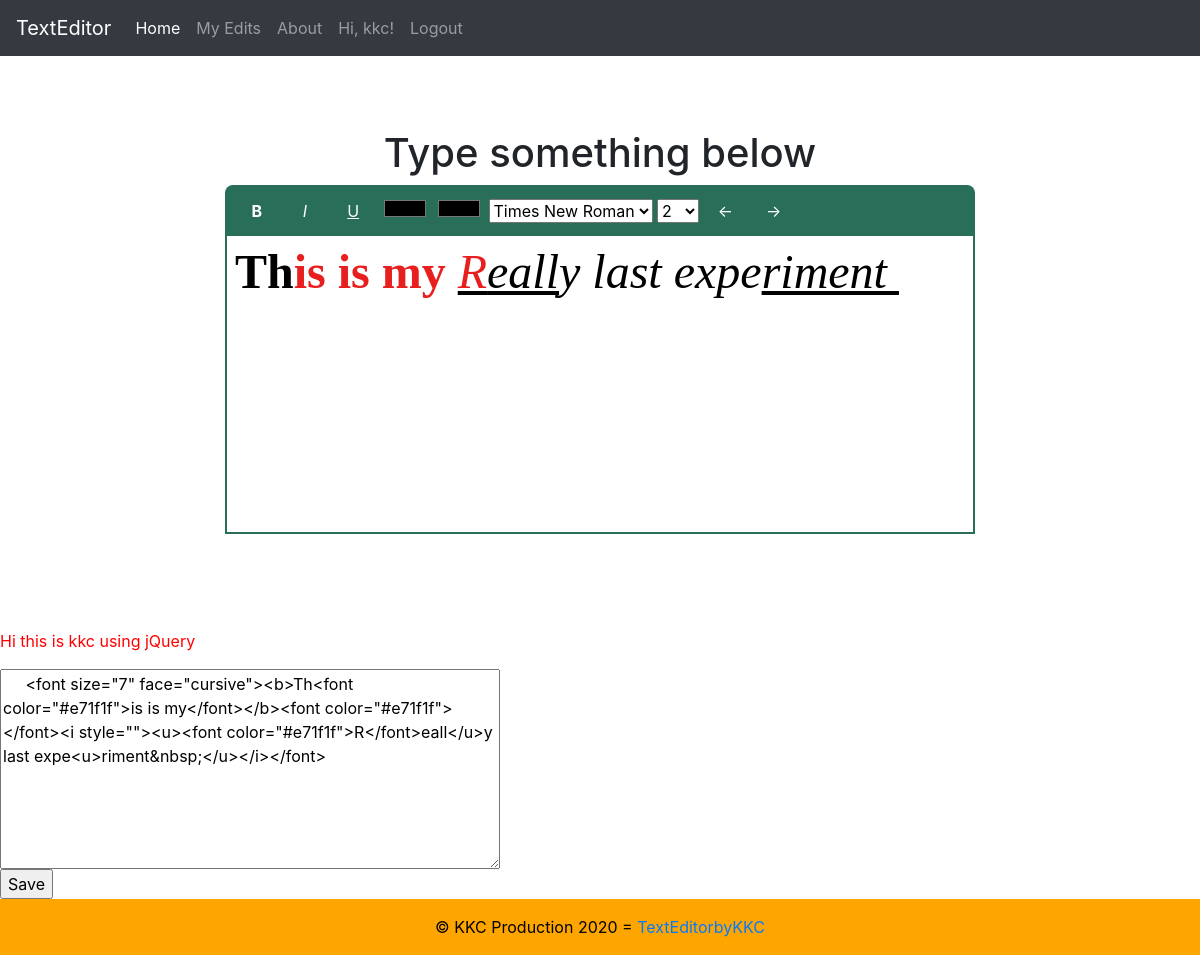
The app's page /index (signed in) with its own data.
### app/models.py (models this page shows, shortened)
class User(UserMixin, db.Model):
    id = db.Column(db.Integer, primary_key=True)
    username = db.Column(db.String(64), index=True, unique=True)
    email = db.Column(db.String(120), index=True, unique=True)
    password_hash = db.Column(db.String(128))

class EditorData(db.Model):
    id = db.Column(db.Integer, primary_key=True)
    html= db.Column(db.Text)
    user_id = db.Column(db.Integer, db.ForeignKey('user.id'))

### app/routes.py (the view)
@app.route('/', methods=['GET', 'POST'])
@app.route('/index', methods=['GET', 'POST'])
@login_required
def index():
    data = EditorData.query.order_by(EditorData.id.desc()).first()
    print(data.html)
    if request.method == 'POST':
        new_data = EditorData(html=request.form.get('textpad'))
        db.session.add(new_data)
        db.session.commit()
        return render_template('index.html',  title='Home', data=data.html)
    return render_template('index.html',  title='Home', data=data.html)

### app/models.py (called while the page is built)
@login.user_loader
def load_user(id):
    return User.query.get(int(id))

### app/templates/index.html (shortened to what this page needs)
    {% extends "base.html" %}
    {% block content %}
    <center><h1> Type something below</h1></center>
  <div id="textEditor">
    <div id='theRibbon'>
          <button id="boldbutton" title="Bold"><b>B</b></button>
          <button id="italicbutton" title="Italic"><em>I</em></button>
          <button id="underlinebutton" title="Underline"><u>U</u></button>
          <input type="color" id="fontcolor" title="Change Font Colour">
          <input type="color" id="highlighter" title="Highlight Text">
          <select id="fontChanger">
              <option value="Times New Roman"> Times New Roman</option>
          </select>
          <select id="fontSizeChanger">
            <script>
              for(var i=1; i<20;i++){
                i++;
                document.write("<option value='"+i+"'>"+i+"</option>");
              }
            </script>
          </select>
          <button id="Undo" title="Undo">&larr;</button>
          <button id="Redo" title="Redo">&rarr;</button>
        </div>
    <div id="richTextArea">
      <iframe id="WYSIWYG" name="WYSIWYG" frameborder="0" ></iframe>
    </div>
  </div>
  <br><br>  <br><br>  <br><br>
  <p>Hi this is kkc using jQuery</p>
  <form method="POST">
      <textarea id="textpad" name="textpad" style="width:500px;height:200px;display:block;"> {{ data }}</textarea>
      <input type="submit" value="Save" >
  </form>
  {% endblock %}

### app/templates/base.html (shortened to what this page needs)
<!DOCTYPE html>
<html lang="en">
<head>
    <link rel="stylesheet" href="https://stackpath.bootstrapcdn.com/bootstrap/4.1.3/css/bootstrap.min.css">
</head>
<body>
  <div class="fixed-top">
  <nav class="navbar navbar-expand-lg navbar-dark bg-dark">
    <a class="navbar-brand" href="{{url_for('index')}}">TextEditor</a>
    <div class="collapse navbar-collapse" id="navbarSupportedContent">
      <ul class="navbar-nav mr-auto">
        <li class="nav-item active">
          <a class="nav-link" href="{{ url_for('index') }}">Home<span class="sr-only">(current)</span></a>
        </li>
        {% if current_user.is_anonymous %}
        <li class="nav-item">
          <a class="nav-link" href="{{ url_for('login') }}">login</a>
        </li>
        {% else %}
        <li class="nav-item">
          <a class="nav-link" href="/myedits">My Edits</a>
        </li>
        <li class="nav-item">
          <a class="nav-link" href="/about">About</a>
        </li>
        <li class="nav-item">
         <a class="nav-link"> Hi, {{ current_user.username }}!</a></li>
        <li class="nav-item">
          <a class="nav-link" href="{{ url_for('logout') }}">Logout</a></li>
        {% endif %}
      </ul>
    </div>
  </nav>
  </div>
        <h1 style="color: white;">
        </h1>
        <br><br><br><br>
        {% block content %}{% endblock %}
  <div class="footer-copyright text-center py-3" style="background-color: orange; color: black; position: relative;">© KKC Production 2020 =
    <a href="{{ url_for('index')}}"> TextEditorbyKKC</a>
  </div>
</body>
</html>

### app/templates/base.html (style rules this page uses)
div#textEditor { margin: 0 auto; width: 750px ; height: 300px; }
div#theRibbon { border-bottom: none; padding: 10px; background-color:rgb(40,110,89); color: white; border-radius: 8px 8px 0px 0px; }
div#richTextArea { border: 2px solid rgb(40,110,89); height: 100%; width: 750px; }
iframe#WYSIWYG { height:100%; width: 100%; }
body { overflow: auto; }
button { width: 5ex; text-align: center; padding: 1px 3px; }
div#theRibbon > button { color: white; border: none; outline:none; background-color: transparent; cursor: pointer; }
input[type="color"] { border: none; outline:none; background-color: transparent; }

### records on screen
User: username "kkc"
EditorData: textpad "<font size=\"7\" face=\"cursive\"><b>Th<font color=\"#e71f1f\">is is my</font></b><font color=\"#e71f1f\"> </font><i style=\"\"><u><font color=\"#e71f1f\">R</font>eall</u>y last expe<u>riment&nbsp;</u></i></font>"
